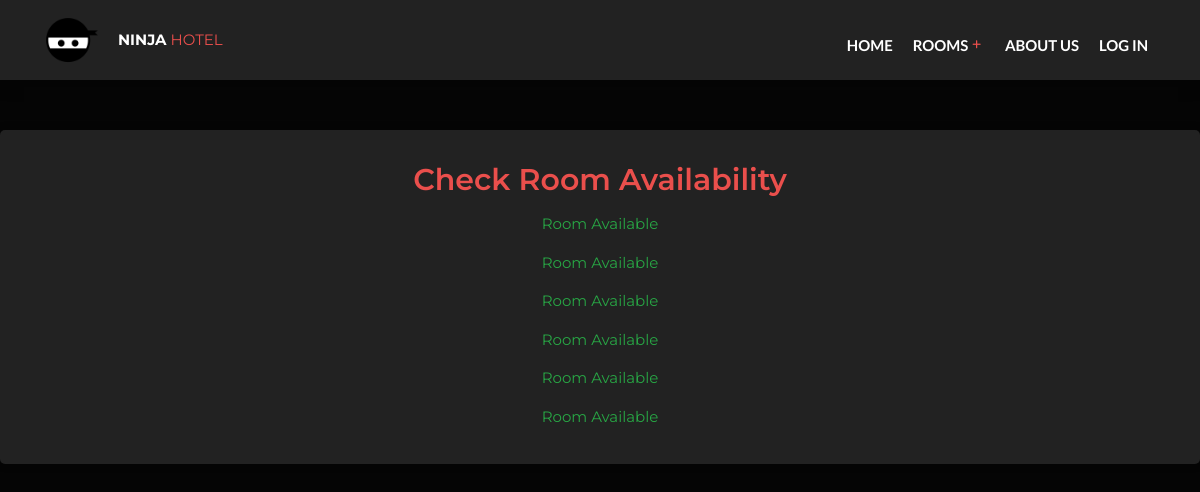
Page /receptionists/checkroomavailability.php on the earlier database version.
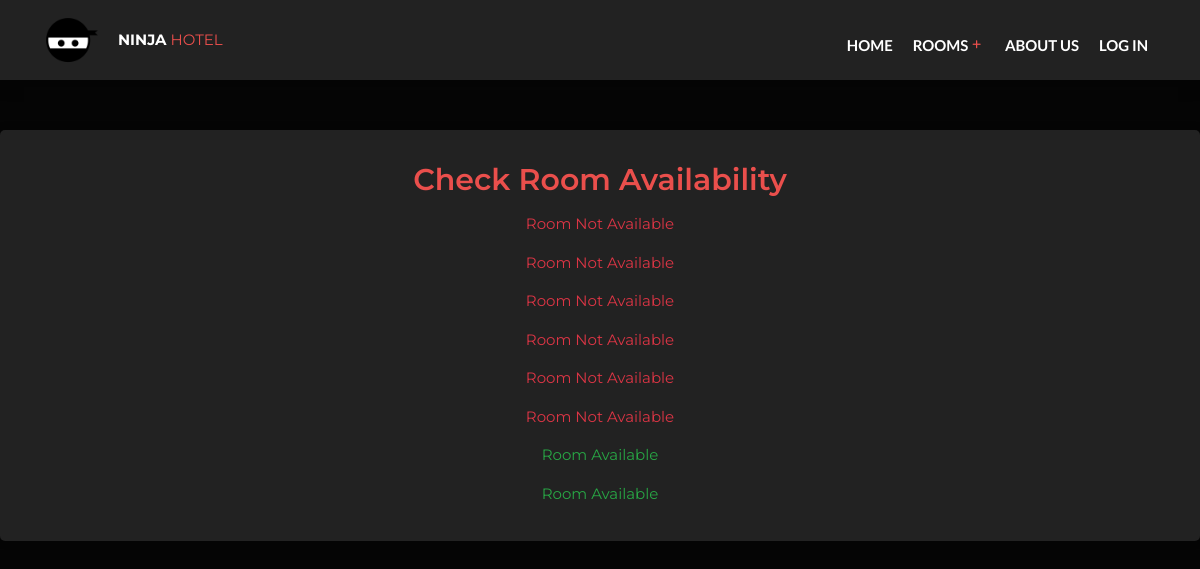
Same page on the later database version.
### tables this page shows
CREATE TABLE `room` (
  `Room_ID` int(20) NOT NULL,
  `room_pic` varchar(20) DEFAULT NULL,
  `room_desription` varchar(300) DEFAULT NULL,
  `num of beds` int(12) NOT NULL,
  `PricePerNight` bigint(255) NOT NULL,
  `avalability` tinyint(1) NOT NULL,
  `capacity` int(200) DEFAULT NULL
);

### receptionists/checkroomavailability.php (the view, shortened to what this page needs)
<?php
include '../tools/connection.php';
include '../tools/navbar.php';
$availabilityQuery = "SELECT * FROM room";
$availabilityResult = $conn->query($availabilityQuery);
?>
<!DOCTYPE html>
<html lang="en">
<head>
    <link rel="stylesheet" href="../css/bootstrap.min.css">
    <link rel="stylesheet" href="../icons/fontawesome/css/all.min.css">
    <link type="text/css" rel="stylesheet" href="../css/style.css" />
</head>
<body style="background-color: rgb(5,5,5);">
    <div class="container1 text-center">
        <div class="room-box">
            <h2 style="color:ea4f4c;">Check Room Availability</h2>
            <?php
            if ($availabilityResult->num_rows > 0) {
                while ($row = $availabilityResult->fetch_assoc()) {
                    $availability = $row['avalability'];
                    $availabilityClass = $availability ? 'availability' : 'unavailability';
                    echo "
                        <div class='room-text $availabilityClass'>
                            <p class='$availabilityClass'>" . ($availability ? 'Room Available' : 'Room Not Available') . "</p>
                        </div>
                    ";
                }
            } else {
                echo "<p>No rooms found.</p>";
            }
            ?>
        </div>
    </div>
</body>
</html>

Differences in the rows shown:
changed room (number 1 of 8 on the later page): avalability "Room Available" → "Room Not Available"
changed room (number 2 of 8 on the later page): avalability "Room Available" → "Room Not Available"
changed room (number 3 of 8 on the later page): avalability "Room Available" → "Room Not Available"
changed room (number 4 of 8 on the later page): avalability "Room Available" → "Room Not Available"
changed room (number 5 of 8 on the later page): avalability "Room Available" → "Room Not Available"
changed room (number 6 of 8 on the later page): avalability "Room Available" → "Room Not Available"
added room: avalability "Room Available"
added room: avalability "Room Available"
